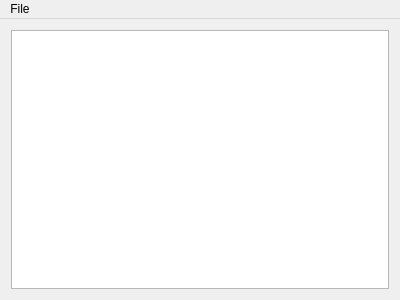
<?xml version="1.0" encoding="UTF-8"?>
<ui version="4.0">
 <class>ApplicationList</class>
 <widget class="QMainWindow" name="ApplicationList">
  <property name="geometry">
   <rect>
    <x>0</x>
    <y>0</y>
    <width>400</width>
    <height>300</height>
   </rect>
  </property>
  <property name="windowTitle">
   <string>SnappyInput</string>
  </property>
  <property name="windowIcon">
   <iconset resource="SnappyInput.qrc">
    <normaloff>:/icons/cursor.ico</normaloff>:/icons/cursor.ico</iconset>
  </property>
  <widget class="QWidget" name="centralWidget">
   <layout class="QVBoxLayout" name="verticalLayout_2">
    <item>
     <widget class="QListView" name="appList"/>
    </item>
   </layout>
  </widget>
  <widget class="QMenuBar" name="menuBar">
   <property name="geometry">
    <rect>
     <x>0</x>
     <y>0</y>
     <width>400</width>
     <height>21</height>
    </rect>
   </property>
   <widget class="QMenu" name="menuFile">
    <property name="title">
     <string>File</string>
    </property>
    <addaction name="actionAdd_Application"/>
    <addaction name="separator"/>
    <addaction name="actionMinimize_to_Tray"/>
    <addaction name="actionExit"/>
   </widget>
   <addaction name="menuFile"/>
  </widget>
  <action name="actionExit">
   <property name="text">
    <string>Exit</string>
   </property>
  </action>
  <action name="actionMinimize_to_Tray">
   <property name="text">
    <string>Minimize to Tray</string>
   </property>
  </action>
  <action name="actionAdd_Application">
   <property name="text">
    <string>Add Application</string>
   </property>
  </action>
 </widget>
 <layoutdefault spacing="6" margin="11"/>
 <resources>
  <include location="SnappyInput.qrc"/>
 </resources>
 <connections>
  <connection>
   <sender>actionExit</sender>
   <signal>triggered()</signal>
   <receiver>ApplicationList</receiver>
   <slot>close()</slot>
   <hints>
    <hint type="sourcelabel">
     <x>-1</x>
     <y>-1</y>
    </hint>
    <hint type="destinationlabel">
     <x>199</x>
     <y>149</y>
    </hint>
   </hints>
  </connection>
  <connection>
   <sender>actionMinimize_to_Tray</sender>
   <signal>triggered()</signal>
   <receiver>ApplicationList</receiver>
   <slot>hide()</slot>
   <hints>
    <hint type="sourcelabel">
     <x>-1</x>
     <y>-1</y>
    </hint>
    <hint type="destinationlabel">
     <x>199</x>
     <y>149</y>
    </hint>
   </hints>
  </connection>
  <connection>
   <sender>actionAdd_Application</sender>
   <signal>triggered()</signal>
   <receiver>ApplicationList</receiver>
   <slot>openAddAppDialog()</slot>
   <hints>
    <hint type="sourcelabel">
     <x>-1</x>
     <y>-1</y>
    </hint>
    <hint type="destinationlabel">
     <x>199</x>
     <y>149</y>
    </hint>
   </hints>
  </connection>
 </connections>
 <slots>
  <slot>openAddAppDialog()</slot>
 </slots>
</ui>
